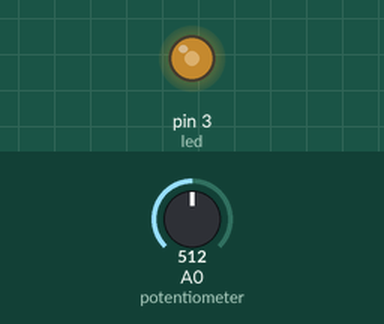
Recording of a sketch running on a simulated Arduino Uno, built with avr-gcc and run on an emulated ATmega328P. On the bench: output pins drawn as LEDs (lit = HIGH). The test bench sets the inputs (shaded band); at power-on: A0 (potentiometer) = 512.

Above: at 1.2 s.
1.3 s: A0 (potentiometer) set to 716
At 2.3 s:
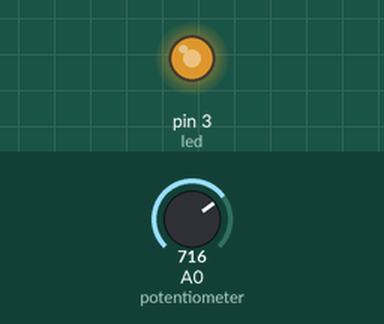
2.8 s: A0 (potentiometer) set to 900
At 3.5 s:
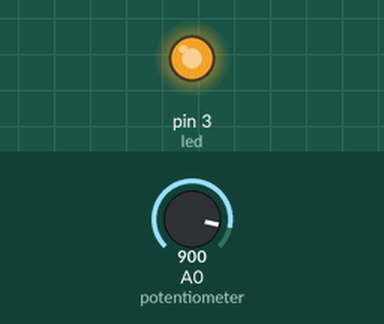
4.3 s: A0 (potentiometer) set to 122
At 4.6 s:
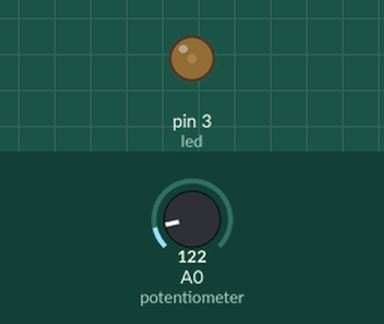
5.8 s: A0 (potentiometer) set to 0
At 6.9 s:
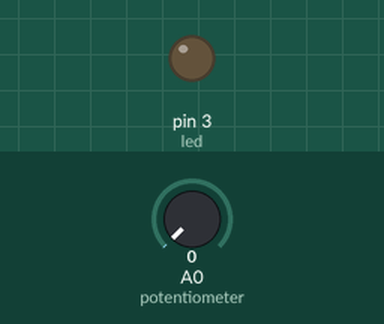
7.3 s: A0 (potentiometer) set to 511
At 8.1 s:
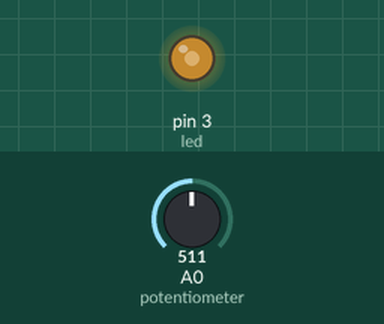
Timing chart, 0 to 9.8 s (numbered marks = the images above; inputs shaded):
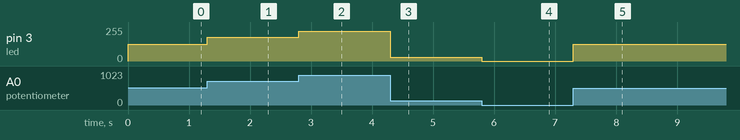

The sketch:

fade.ino
```cpp
const int led = 3;
const int potentiometer = A0;

void setup()
{
}

void loop()
{
  // Read value from potentiometer
  int readValue = analogRead(potentiometer);
  // Adjust value range
  int fadeValue = map(readValue,0,1024,0,255);
  // Set led brightness
  analogWrite(led,fadeValue);
  // Wait
  delay(1);
}
```

Measured:
- after the input at 1.3 s, pin 3 (led): 127/255 → 178/255 at once
- after the input at 2.8 s, pin 3 (led): 178/255 → 224/255 at once
- after the input at 4.3 s, pin 3 (led): 224/255 → 30/255 at once
- after the input at 5.8 s, pin 3 (led): 30/255 → 0/255 at once
- after the input at 7.3 s, pin 3 (led): 0/255 → 127/255 at once
